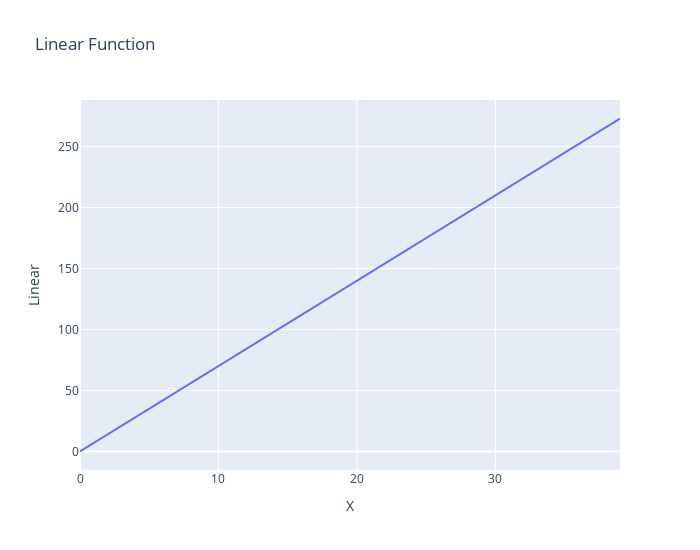

Here is the notebook cell this chart was saved with:
### Code cell
fig = px.line(df, x="X", y="Linear",width=700, height=550, title='Linear Function')
fig.show()

### Figure 1 — Plotly figure (JSON) as saved in the notebook; plotly's stock layout.template omitted (floating-point values rounded to 4 significant figures)
{"data": [{"hovertemplate": "X=%{x}<br>Linear=%{y}<extra></extra>", "legendgroup": "", "line": {"color": "#636efa", "dash": "solid"}, "mode": "lines", "name": "", "orientation": "v", "showlegend": false, "type": "scatter", "x": [0, 1, 2, 3, 4, 5, 6, 7, 8, 9, 10, 11, 12, 13, 14, 15, 16, 17, 18, 19, 20, 21, 22, 23, 24, 25, 26, 27, 28, 29, 30, 31, 32, 33, 34, 35, 36, 37, 38, 39], "xaxis": "x", "y": [0, 7, 14, 21, 28, 35, 42, 49, 56, 63, 70, 77, 84, 91, 98, 105, 112, 119, 126, 133, 140, 147, 154, 161, 168, 175, 182, 189, 196, 203, 210, 217, 224, 231, 238, 245, 252, 259, 266, 273], "yaxis": "y"}], "layout": {"height": 550, "legend": {"tracegroupgap": 0}, "title": {"text": "Linear Function"}, "width": 700, "xaxis": {"anchor": "y", "autorange": true, "domain": [0, 1], "range": [0, 39], "title": {"text": "X"}, "type": "linear"}, "yaxis": {"anchor": "x", "autorange": true, "domain": [0, 1], "range": [-15.17, 288.2], "title": {"text": "Linear"}, "type": "linear"}}}
